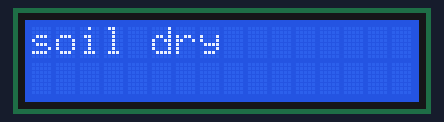
Bench run of a program on a simulated ESP32 board running MicroPython. On the bench: 16×2 character LCD. Library files of the repository ran but are not shown: lcd_api.py, i2c_lcd.py.

Above: at 0.3 s.

Measured:
- what the display in image 0 shows lasts 2.0 s, from 0.2 s to 2.2 s

The program:

moisture_lcd.py
```python
#wap to measure the moisture of soil and display on the lcd
import machine
from machine import Pin, I2C
from lcd_api import LcdApi
from i2c_lcd import I2cLcd
from time import sleep

I2C_ADDR = 0x27
totalRows = 2
totalColumns = 16

i2c = I2C(scl=Pin(22), sda=Pin(21), freq=10000)     #initializing the I2C method for ESP32
#i2c = I2C(scl=Pin(5), sda=Pin(4), freq=10000)       #initializing the I2C method for ESP8266

lcd = I2cLcd(i2c, I2C_ADDR, totalRows, totalColumns)

soil_moisture_pin=14
soil_moisture_sensor = Pin(soil_moisture_pin, Pin.IN)
while True:
    soil_moisture = soil_moisture_sensor.value()
    if soil_moisture == 0:
        lcd.putstr("soil wet")
        sleep(2)
        lcd.clear()
    else:
        lcd.putstr("soil dry")
        sleep(2)
        lcd.clear()

    
```
